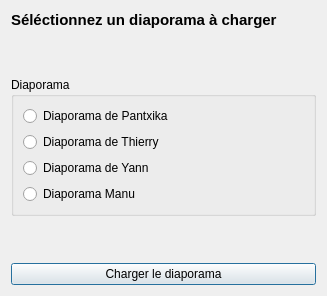
<?xml version="1.0" encoding="UTF-8"?>
<ui version="4.0">
 <class>Dialog_Diaporama</class>
 <widget class="QDialog" name="Dialog_Diaporama">
  <property name="geometry">
   <rect>
    <x>0</x>
    <y>0</y>
    <width>327</width>
    <height>296</height>
   </rect>
  </property>
  <property name="windowTitle">
   <string>Dialog</string>
  </property>
  <layout class="QVBoxLayout" name="verticalLayout_3">
   <item>
    <layout class="QVBoxLayout" name="verticalLayout_2">
     <item>
      <widget class="QLabel" name="label">
       <property name="font">
        <font>
         <pointsize>11</pointsize>
         <bold>true</bold>
        </font>
       </property>
       <property name="text">
        <string>Séléctionnez un diaporama à charger</string>
       </property>
      </widget>
     </item>
     <item>
      <spacer name="verticalSpacer">
       <property name="orientation">
        <enum>Qt::Vertical</enum>
       </property>
       <property name="sizeHint" stdset="0">
        <size>
         <width>20</width>
         <height>28</height>
        </size>
       </property>
      </spacer>
     </item>
     <item>
      <widget class="QGroupBox" name="groupBox">
       <property name="title">
        <string>Diaporama</string>
       </property>
       <layout class="QVBoxLayout" name="verticalLayout">
        <item>
         <widget class="QRadioButton" name="rb_1">
          <property name="text">
           <string>Diaporama de Pantxika</string>
          </property>
         </widget>
        </item>
        <item>
         <widget class="QRadioButton" name="rb_2">
          <property name="text">
           <string>Diaporama de Thierry</string>
          </property>
         </widget>
        </item>
        <item>
         <widget class="QRadioButton" name="rb_3">
          <property name="text">
           <string>Diaporama de Yann</string>
          </property>
         </widget>
        </item>
        <item>
         <widget class="QRadioButton" name="rb_4">
          <property name="text">
           <string>Diaporama Manu</string>
          </property>
         </widget>
        </item>
       </layout>
      </widget>
     </item>
     <item>
      <spacer name="verticalSpacer_2">
       <property name="orientation">
        <enum>Qt::Vertical</enum>
       </property>
       <property name="sizeHint" stdset="0">
        <size>
         <width>20</width>
         <height>13</height>
        </size>
       </property>
      </spacer>
     </item>
     <item>
      <widget class="QPushButton" name="b_confirm">
       <property name="text">
        <string>Charger le diaporama</string>
       </property>
      </widget>
     </item>
    </layout>
   </item>
  </layout>
 </widget>
 <resources/>
 <connections/>
</ui>
